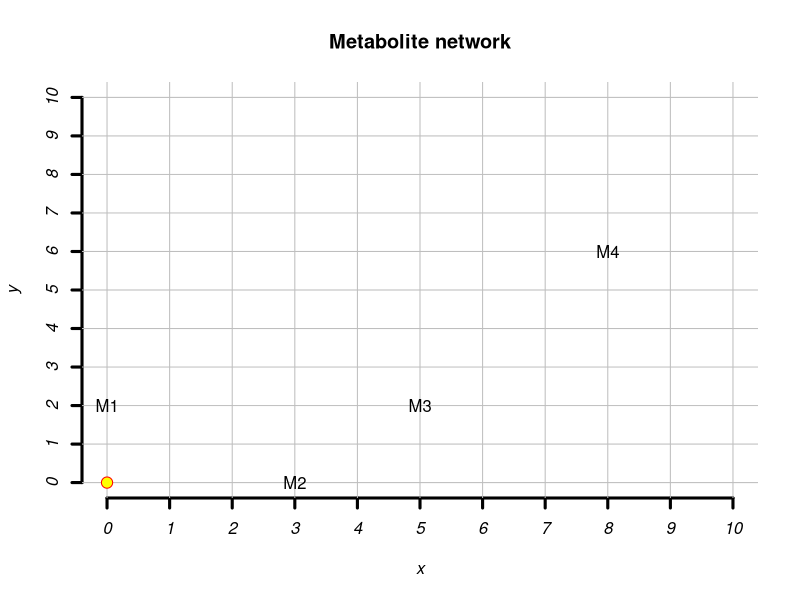
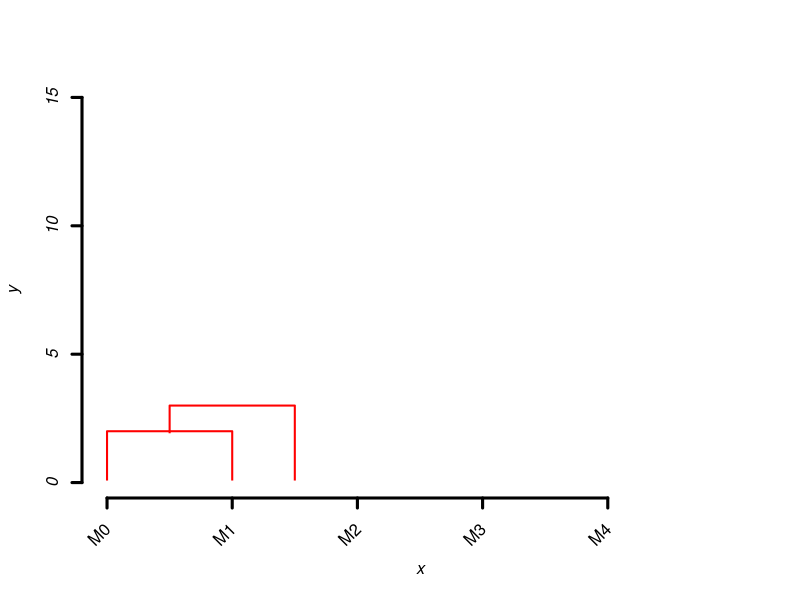

The R source for these figures, in order:
rm(list=ls())
nb_met = 5
max_node = 10

#data_test
x = c(0, 3, 5, 8)
y = c(2, 0, 2, 6)
d_test = cbind(x, y)

names = paste("M", seq(1,nb_met-1),sep="")

#Plotting data
plot(d_test, xlim=c(0,max_node), ylim=c(0,max_node), font.lab=3, type='n',axes=F)
title(main="Metabolite network")
axis(1, seq(0,max_node), lwd=3, font.axis=3); axis(2, seq(0,max_node), lwd=3, font.axis=3);
abline(h=seq(0,max_node), v=seq(0,max_node), col="grey")
text(d_test, labels=names)
points(0,0,pch=21, col="red", cex=1.5, bg="yellow")

d_test = rbind(c(0,0), d_test)
names = paste("M", seq(0, nb_met-1), sep="")

#Distance matrix
dist_matrix = matrix(NA, nb_met, nb_met)
rownames(dist_matrix) <- names -> colnames(dist_matrix)
for (i in 1:nrow(d_test)){
  for (j in 1:nrow(d_test)){ 
    dist_matrix[i, j] = abs((d_test[i, 1] - d_test[j, 1]))  + abs((d_test[i, 2] - d_test[j, 2]))
  }
}
(dist_matrix = as.dist(dist_matrix))

#dendogramme
plotRect = function (x1, y1, x2, y2) {
  rect(x1, y1, x2, y2, border = "red", lwd=2)
  rect(x1+0.03, y1, x2-0.03, y2-0.1, col = "white", border="white")
}


plot(d_test,xlim=c(0,nb_met), xaxt = "n", ylim=c(0,max(dist_matrix)+1), font.lab=3, type='n',axes=F)
# par("usr")[1] - 0.25 as the vertical placement
# srt = 45 as text rotation angle
# adj = 1 to place right end of text at tick mark
# xpd = TRUE to allow for text outside the plot region
text(seq(0,nb_met-1), par("usr")[1] - 1.5, srt = 45, adj = 1, labels = names, xpd = TRUE)
plotRect(0.5, 0, 1.5, 3)
plotRect(0, 0, 1, 2)
abline(h=0, col = "white", lwd=4)
axis(1, seq(0,nb_met-1), labels=FALSE, lwd=3, font.axis=3); axis(2, seq(0,max(dist_matrix)+1,5), lwd=3, font.axis=3)
